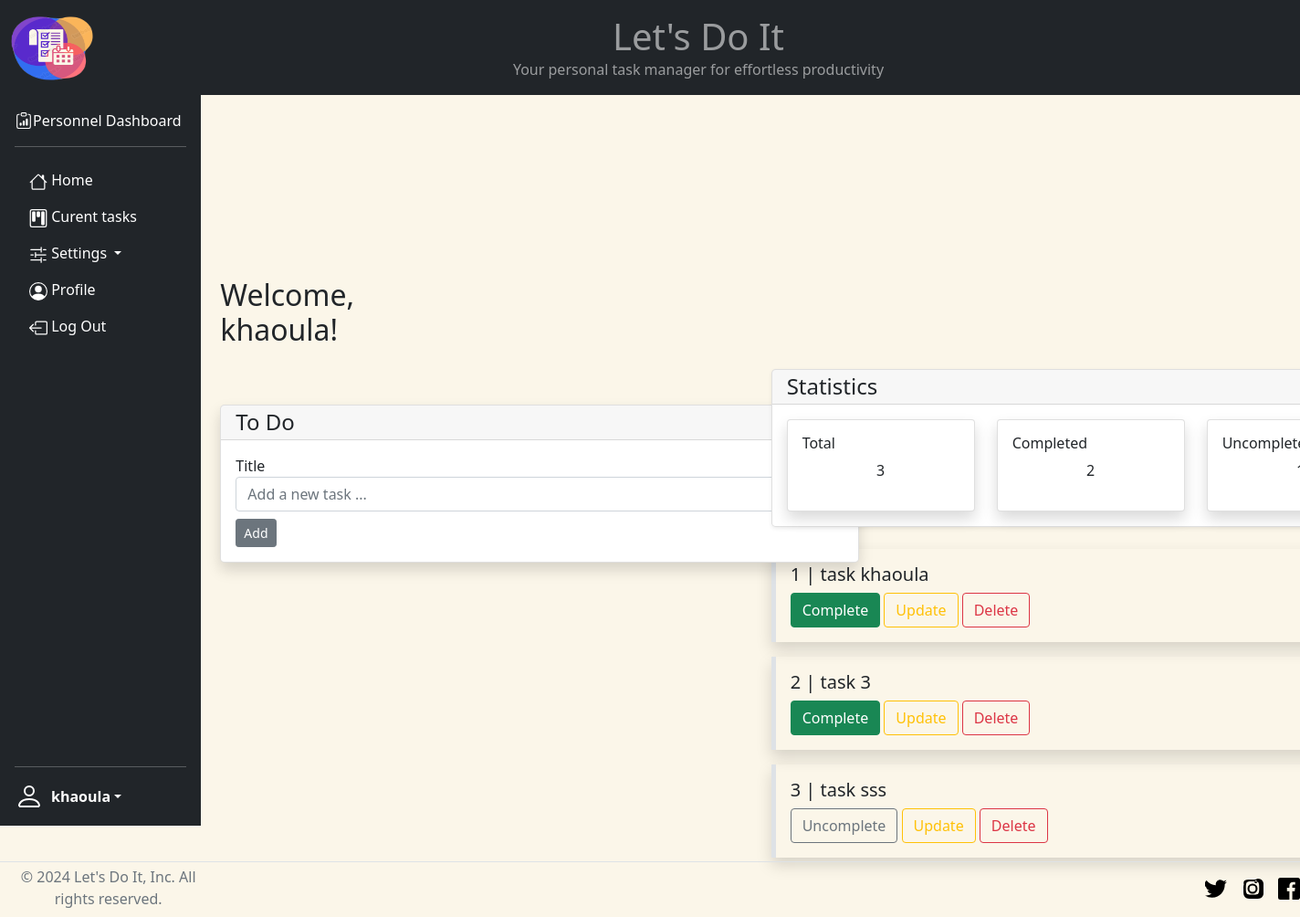
The page /dashboard (signed in) on the database its author committed.
### app.py (models this page shows)
class User(db.Model, UserMixin):
    id = db.Column(db.Integer, primary_key=True)
    email = db.Column(db.String(120), nullable=False, unique=True)
    username = db.Column(db.String(20), nullable=False)
    password = db.Column(db.String(80), nullable=False)
    """user = db.relationship('User', backref=db.backref('tasks', lazy=True))"""
    tasks = db.relationship('ToDo', backref='user', lazy=True)

class ToDo(db.Model):
    id = db.Column(db.Integer, primary_key=True)
    title = db.Column(db.String(100))
    complete = db.Column(db.Boolean, default=False)
    user_id = db.Column(db.Integer, db.ForeignKey('user.id'), nullable=False)

### app.py (the view)
@app.route('/dashboard', methods=['GET', 'POST'])
@login_required
def dashboard():
    todo_list = ToDo.query.filter_by(user_id=current_user.id).all()
    total = ToDo.query.filter_by(user_id=current_user.id).count()
    completed_tasks = ToDo.query.filter_by(user_id=current_user.id, complete=True).count()
    uncompleted_tasks = ToDo.query.filter_by(user_id=current_user.id, complete=False).count()
    return render_template('dashboard/dashboard.html', todo_list=todo_list, total=total, completed_tasks=completed_tasks, uncompleted_tasks=uncompleted_tasks)

### app.py (called while the page is built)
@login_manager.user_loader
def load_user(user_id):
    return User.query.get(int(user_id))

### templates/dashboard/dashboard.html (shortened to what this page needs)
{% extends 'partials/base2.html' %}  {% block content1 %}
<div class="footer" style="padding-top: 0px; margin-bottom: 0px; margin-top: 0px;">
  <footer
    class="d-flex flex-wrap justify-content-between align-items-center py-1 my-1 border-top"
  >
    <div class="col-md-2 d-flex align-items-center justify-content-center">
      <span class="text-center text-muted"
        >© 2024 Let's Do It, Inc. All rights reserved.</span
      >
    </div>
    <ul class="nav col-md-4 justify-content-end list-unstyled d-flex">
      <li class="ms-3">
        <a class="text-muted" href="#"
          ><svg class="bi" width="24" height="24">
            <use xlink:href="#twitter"></use></svg></a>
      </li>
      <li class="ms-3">
        <a class="text-muted" href="#"
          ><svg class="bi" width="24" height="24">
            <use xlink:href="#instagram"></use></svg></a>
      </li>
      <li class="ms-3">
        <a class="text-muted" href="#"
          ><svg class="bi" width="24" height="24">
            <use xlink:href="#facebook"></use></svg></a>
      </li>
    </ul>
  </footer>
</div>
{% endblock %}

### templates/partials/navbar2.html (shortened to what this page needs)
<!DOCTYPE html>
<html>
  <head>
  </head>
    <nav class="navbar navbar-dark bg-dark" aria-label="First navbar example">
      <div class="container-fluid">
        <a class="navbar-brand">
          <img
            src="{{url_for('static', filename='/images/icon.png')}}"
            alt="Logo"
            width="90"
            height="70"
            class="d-inline-block align-text-top"
          />
        </a>
        <div class="navbar-text text-center mx-auto">
          <h1 class="mb-0">Let's Do It</h1>
          <p class="mb-0">
            Your personal task manager for effortless productivity
          </p>
        </div>
    </nav>
    <div class="row">
      <div class="col-md-2" >
        <div
          class="d-flex flex-column flex-shrink-0 p-3 text-white bg-dark"
          style="width: 220px; height: 100vh"
        >
        <a
        class="d-flex align-items-center mb-3 mb-md-0 me-md-auto text-white text-decoration-none"
      >
            <span class=" fs-6"> Personnel Dashboard</span>
        </a>
      <hr />
          <ul class="nav nav-pills flex-column mb-auto">
            <li class="nav-item">
              <a href="#" class="nav-link text-white">
                Home
              </a>
            </li>
            <li>
              <a href="{{url_for('tasks')}}" class="nav-link text-white">
                Curent tasks
              </a>
            </li>
            <li class="dropdown">
                <a href="#" class="nav-link text-white dropdown-toggle" id="settingsDropdown" data-bs-toggle="dropdown" aria-expanded="false">
                    Settings
                  </a>
            </li>
            <li>
                <a href="#" class="nav-link text-white">
                  Profile
                </a>
              </li>
              <li>
                <a href="{{url_for('log_out')}}" class="nav-link text-white">
                  Log Out
                </a>
              </li>
          </ul>
          <hr />
          <div class="dropdown">
            <a
              href="#"
              class="d-flex align-items-center text-white text-decoration-none dropdown-toggle"
              id="dropdownUser1"
              data-bs-toggle="dropdown"
              aria-expanded="false"
            >
              <strong>{{ current_user.username }}</strong>
            </a>
          </div>
        </div>
      </div>
        <div class="col-md-2 " style="margin-top: 200px;">
            {% if current_user.is_authenticated %}
                <h2>Welcome, {{ current_user.username }}!</h2>
            {% endif %}
        <div style="height: 54px;"></div>
          <div class="card mb-4 rounded-3 shadow" style="width:700px;">
            <div class="card-header py-1">
              <h4 class="my-0 fw-normal">To Do</h4>
            </div>
            <div class="card-body">
              <form action="/dashboard/add" method="POST">
                <label for="">Title</label>
                <input
                class="form-control"
                type="text"
                name="title"
                placeholder="Add a new task ...">
                <input class="btn btn-secondary mt-2 btn-sm" type="submit" value="Add">
              </form>
            </div>
          </div>
        </div>
        <div class="col-md-2" style="margin-top: 300px;"></div>
<div class="col-md-1" style="margin-top: 300px;"></div>
        <div class="col-md-2 " style="margin-top: 300px;">
          <div class="card mb-4 rounded-3 shadow-sm" style="width: 700px;">
            <div class="card-header py-1">
              <h4 class="my-0 fw-normal">Statistics</h4>
            </div>
            <div class="card-body">
              <div class="row">
              <div class="col-md-4">
                <div class="card shadow">
                  <div class="card-body">
                    <h6>Total</h6>
                    <p class="text-center">{{total}}</p>
                  </div>
                </div>
              </div>
              <div class="col-md-4">
                <div class="card shadow">
                  <div class="card-body">
                    <h6>Completed</h6>
                    <p class="text-center">{{completed_tasks}}</p>
                  </div>
                </div>
              </div>
              <div class="col-md-4">
                <div class="card shadow">
                  <div class="card-body">
                    <h6>Uncompleted</h6>
                    <p class="text-center">{{uncompleted_tasks}}</p>
                  </div>
                </div>
              </div>
            </div>
          </div>
          </div>
          {% set user_task_count = {} %}
          {% for todo in todo_list %}
            {% if todo.user_id == current_user.id %}
              <div class="border-start border-5 mt-3 shadow" style="width:700px;">
                <div class="card-body">
                  <h5>{{ user_task_count[current_user.id] }} | {{ todo.title }}</h5>
                  {% if todo.complete %}
                    <span class="btn btn-success">Complete</span>
                  {% else %}
                    <span class="btn btn-outline-secondary">Uncomplete</span>
                  {% endif %}
                  <a class="btn btn-outline-warning" href="/dashboard/update/{{ todo.id }}">Update</a>
                  <a class="btn btn-outline-danger" href="/dashboard/delete/{{ todo.id }}">Delete</a>
                </div>
              </div>
            {% endif %}
          {% endfor %}
    </div>
</body>
</html>

### rows shown on the page
User: username "khaoula", id "1"
ToDo: title "task khaoula", complete "Complete"
ToDo: user_task_count "2", title "task 3", complete "Complete"
ToDo: user_task_count "3", title "task sss", complete "Uncomplete"

### other values the page prints
{{ total }} "3"
{{ completed_tasks }} "2"
